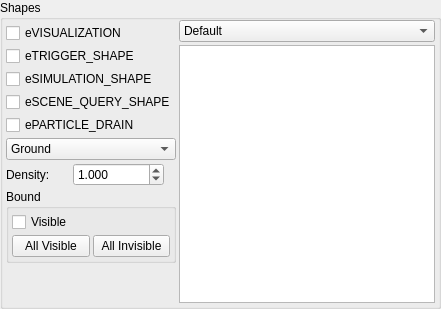
            <widget class="GroupBox" name="ModelPxShapeGroupBox">
             <property name="title">
              <string>Shapes</string>
             </property>
             <property name="flat">
              <bool>true</bool>
             </property>
             <layout class="QGridLayout" name="gridLayout_24">
              <property name="leftMargin">
               <number>0</number>
              </property>
              <property name="topMargin">
               <number>0</number>
              </property>
              <property name="rightMargin">
               <number>0</number>
              </property>
              <property name="bottomMargin">
               <number>0</number>
              </property>
              <property name="spacing">
               <number>3</number>
              </property>
              <item row="0" column="0">
               <layout class="QGridLayout" name="gridLayout_23">
                <property name="leftMargin">
                 <number>3</number>
                </property>
                <property name="topMargin">
                 <number>3</number>
                </property>
                <property name="rightMargin">
                 <number>0</number>
                </property>
                <property name="bottomMargin">
                 <number>3</number>
                </property>
                <property name="spacing">
                 <number>3</number>
                </property>
                <item row="0" column="0" colspan="2">
                 <layout class="QVBoxLayout" name="verticalLayout_4">
                  <item>
                   <widget class="QCheckBox" name="ModelPxeVISUALIZATION">
                    <property name="text">
                     <string>eVISUALIZATION</string>
                    </property>
                   </widget>
                  </item>
                  <item>
                   <widget class="QCheckBox" name="ModelPxeTRIGGER_SHAPE">
                    <property name="text">
                     <string>eTRIGGER_SHAPE</string>
                    </property>
                   </widget>
                  </item>
                  <item>
                   <widget class="QCheckBox" name="ModelPxeSIMULATION_SHAPE">
                    <property name="text">
                     <string>eSIMULATION_SHAPE</string>
                    </property>
                   </widget>
                  </item>
                  <item>
                   <widget class="QCheckBox" name="ModelPxeSCENE_QUERY_SHAPE">
                    <property name="text">
                     <string>eSCENE_QUERY_SHAPE</string>
                    </property>
                   </widget>
                  </item>
                  <item>
                   <widget class="QCheckBox" name="ModelPxePARTICLE_DRAIN">
                    <property name="text">
                     <string>ePARTICLE_DRAIN</string>
                    </property>
                   </widget>
                  </item>
                 </layout>
                </item>
                <item row="1" column="0" colspan="2">
                 <widget class="QComboBox" name="ModelPxSurface">
                  <property name="sizePolicy">
                   <sizepolicy hsizetype="Minimum" vsizetype="Fixed">
                    <horstretch>0</horstretch>
                    <verstretch>0</verstretch>
                   </sizepolicy>
                  </property>
                  <property name="contextMenuPolicy">
                   <enum>Qt::CustomContextMenu</enum>
                  </property>
                  <property name="toolTip">
                   <string>Surface</string>
                  </property>
                  <item>
                   <property name="text">
                    <string>Ground</string>
                   </property>
                   <property name="icon">
                    <iconset resource="GEditor.qrc">
                     <normaloff>:/Resources/MetroStyle/globe.png</normaloff>:/Resources/MetroStyle/globe.png</iconset>
                   </property>
                  </item>
                  <item>
                   <property name="text">
                    <string>Obstacle</string>
                   </property>
                   <property name="icon">
                    <iconset resource="GEditor.qrc">
                     <normaloff>:/Resources/MetroStyle/box.png</normaloff>:/Resources/MetroStyle/box.png</iconset>
                   </property>
                  </item>
                  <item>
                   <property name="text">
                    <string>Drivable Obstacle</string>
                   </property>
                   <property name="icon">
                    <iconset resource="GEditor.qrc">
                     <normaloff>:/Resources/MetroStyle/package.png</normaloff>:/Resources/MetroStyle/package.png</iconset>
                   </property>
                  </item>
                 </widget>
                </item>
                <item row="2" column="0">
                 <widget class="QLabel" name="label_66">
                  <property name="sizePolicy">
                   <sizepolicy hsizetype="Fixed" vsizetype="Preferred">
                    <horstretch>0</horstretch>
                    <verstretch>0</verstretch>
                   </sizepolicy>
                  </property>
                  <property name="text">
                   <string>Density:</string>
                  </property>
                 </widget>
                </item>
                <item row="2" column="1">
                 <widget class="DoubleSpinBox" name="ModelPxDensity">
                  <property name="sizePolicy">
                   <sizepolicy hsizetype="Fixed" vsizetype="Fixed">
                    <horstretch>0</horstretch>
                    <verstretch>0</verstretch>
                   </sizepolicy>
                  </property>
                  <property name="decimals">
                   <number>3</number>
                  </property>
                  <property name="maximum">
                   <double>999999999.000000000000000</double>
                  </property>
                  <property name="singleStep">
                   <double>0.010000000000000</double>
                  </property>
                  <property name="value">
                   <double>1.000000000000000</double>
                  </property>
                 </widget>
                </item>
                <item row="3" column="0" colspan="2">
                 <widget class="GroupBox" name="groupBox_2">
                  <property name="sizePolicy">
                   <sizepolicy hsizetype="Ignored" vsizetype="Preferred">
                    <horstretch>0</horstretch>
                    <verstretch>0</verstretch>
                   </sizepolicy>
                  </property>
                  <property name="title">
                   <string>Bound</string>
                  </property>
                  <layout class="QGridLayout" name="gridLayout_13">
                   <property name="leftMargin">
                    <number>3</number>
                   </property>
                   <property name="topMargin">
                    <number>3</number>
                   </property>
                   <property name="rightMargin">
                    <number>3</number>
                   </property>
                   <property name="bottomMargin">
                    <number>3</number>
                   </property>
                   <property name="spacing">
                    <number>3</number>
                   </property>
                   <item row="0" column="0" colspan="2">
                    <layout class="QHBoxLayout" name="horizontalLayout">
                     <property name="spacing">
                      <number>3</number>
                     </property>
                     <item>
                      <widget class="QCheckBox" name="ModelPxBoundVisible">
                       <property name="sizePolicy">
                        <sizepolicy hsizetype="Fixed" vsizetype="Fixed">
                         <horstretch>0</horstretch>
                         <verstretch>0</verstretch>
                        </sizepolicy>
                       </property>
                       <property name="text">
                        <string>Visible</string>
                       </property>
                      </widget>
                     </item>
                     <item>
                      <widget class="ColorSelector" name="ModelPxBoundColor"/>
                     </item>
                    </layout>
                   </item>
                   <item row="1" column="0">
                    <widget class="QPushButton" name="ModelPxBoundAllVisible">
                     <property name="text">
                      <string>All Visible</string>
                     </property>
                    </widget>
                   </item>
                   <item row="1" column="1">
                    <widget class="QPushButton" name="ModelPxBoundAllInvisible">
                     <property name="text">
                      <string>All Invisible</string>
                     </property>
                    </widget>
                   </item>
                  </layout>
                 </widget>
                </item>
                <item row="4" column="0" colspan="2">
                 <spacer name="verticalSpacer_3">
                  <property name="orientation">
                   <enum>Qt::Vertical</enum>
                  </property>
                  <property name="sizeHint" stdset="0">
                   <size>
                    <width>20</width>
                    <height>40</height>
                   </size>
                  </property>
                 </spacer>
                </item>
               </layout>
              </item>
              <item row="0" column="1">
               <layout class="QVBoxLayout" name="verticalLayout_6">
                <property name="spacing">
                 <number>0</number>
                </property>
                <property name="rightMargin">
                 <number>3</number>
                </property>
                <property name="bottomMargin">
                 <number>3</number>
                </property>
                <item>
                 <layout class="QHBoxLayout" name="PxMaterialToolBar"/>
                </item>
                <item>
                 <layout class="QVBoxLayout" name="verticalLayout_5">
                  <property name="spacing">
                   <number>3</number>
                  </property>
                  <item>
                   <widget class="QComboBox" name="ModelPxMaterials">
                    <property name="contextMenuPolicy">
                     <enum>Qt::CustomContextMenu</enum>
                    </property>
                    <item>
                     <property name="text">
                      <string>Default</string>
                     </property>
                     <property name="icon">
                      <iconset resource="GEditor.qrc">
                       <normaloff>:/Resources/Alphaback.png</normaloff>:/Resources/Alphaback.png</iconset>
                     </property>
                    </item>
                   </widget>
                  </item>
                  <item>
                   <widget class="ListWidget" name="ModelPxShapeList">
                    <property name="contextMenuPolicy">
                     <enum>Qt::CustomContextMenu</enum>
                    </property>
                    <property name="iconSize">
                     <size>
                      <width>36</width>
                      <height>18</height>
                     </size>
                    </property>
                   </widget>
                  </item>
                 </layout>
                </item>
               </layout>
              </item>
             </layout>
            </widget>
